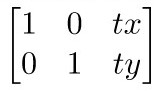
#> input picture intern-basics/Introduction to OpenCV/trans.jpg, 159 x 91 px, given in place of opencv.png, which was not available
$ jupyter execute --allow-errors 'OpenCV Introduction.ipynb'   (shell and % lines are left out)   (Python 2 division)   (older library calls are emulated)   (text cells are left out)
#> lines starting #> are read from the running program, lines starting #| are printed output that depends on the picture; after the words box and inside, x2 and y2 are one past the last pixel; in counts of white or black regions, pixels touching at a corner belong together; pictures that were not available may be replaced by others from this repository, and a replacement may not be noted
[cell 1]
from IPython.core.display import Image
Image('opencv.png')

[cell 2]
import cv2
import numpy as np

img = cv2.imread('opencv.png')
#> img is the input picture: shape (91, 159, 3); min 0, max 255, mean 238.4

#> (a cell that did not finish here is left out)

[cell 4]
img_gray = cv2.imread('opencv.png', cv2.CV_LOAD_IMAGE_GRAYSCALE)
#> img_gray: shape (91, 159); min 0, max 255, mean 238.4
#> (the rest of this cell did not finish here and is left out)

[cell 5]
print img.shape
#| (91, 159, 3)

[cell 6]
print img_gray.shape
#| (91, 159)

[cell 7]
print img.dtype
#| uint8

[cell 8]
%pylab inline
icon = img[31:140, 140:260]
#> (the rest of this cell did not finish here and is left out)

[cell 9]
b, g, r = cv2.split(img)
img = cv2.merge((b, g, r))

[cell 10]
b = img[:, :, 0]
g = img[:, :, 1]
r = img[:, :, 2]

[cell 11]
cats1 = cv2.imread('cats1.jpg')
cats2 = cv2.imread('cats2.jpg')
#> (the rest of this cell did not finish here and is left out)

#> (a cell that did not finish here is left out)

[cell 13]
x = np.uint8([250])
y = np.uint8([10])
print cv2.add(x, y)

[cell 14]
# OpenCV: 250 + 10 = 255
print cv2.add(x, y)

[cell 15]
# NumPy: 250 + 10 = 260 % 256 = 4
print x + y

#> (a cell that did not finish here is left out)

[cell 17]
cats = cv2.imread('cats1.jpg', cv2.CV_LOAD_IMAGE_GRAYSCALE)

import matplotlib.cm as cm
imshow(cats, cmap = cm.gray)
#> (this line was passed over: IPython is not available in this run)

[cell 18]
hist_edges = cv2.calcHist([cats], [0], None, [256], [0, 256])
#> hist_edges = 256 values, max 10327 at index 255, min 0 at index 22, mean 56.52

[cell 19]
hist_edges, bins = np.histogram(cats.ravel(), 256, [0, 256])
#> bins = 257 values from 0 to 256

[cell 20]
hist(cats.ravel(), 256, [0, 256])
#> (this line was passed over: IPython is not available in this run)

[cell 21]
img = cv2.imread('wiki.jpg', cv2.CV_LOAD_IMAGE_GRAYSCALE)
imshow(img, cmap = cm.gray)
#> (this line was passed over: IPython is not available in this run)

#> (a cell that did not finish here is left out)

[cell 23]
equ = cv2.equalizeHist(img)
res = np.hstack((img, equ))
imshow(res, cmap = cm.gray)
#> (this line was passed over: IPython is not available in this run)

#> (a cell that did not finish here is left out)

[cell 25]
img = cv2.imread('bwgradient.jpg', cv2.CV_LOAD_IMAGE_GRAYSCALE)
imshow(img, cmap = cm.gray)
#> (this line was passed over: IPython is not available in this run)

[cell 26]
ret, t1 = cv2.threshold(img, 127, 255, cv2.THRESH_BINARY)
ret, t2 = cv2.threshold(img, 127, 255, cv2.THRESH_BINARY_INV)
ret, t3 = cv2.threshold(img, 127, 255, cv2.THRESH_TRUNC)
ret, t4 = cv2.threshold(img, 127, 255, cv2.THRESH_TOZERO)
ret, t5 = cv2.threshold(img, 127, 255, cv2.THRESH_TOZERO_INV)

titles = ['Original', 'BINARY', 'BINARY_INV', 'TRUNC', 'TOZERO', 'TOZERO_INV']
images = [img, t1, t2, t3, t4, t5]

#> (the rest of this cell did not finish here and is left out)

[cell 27]
img = cv2.imread('opencv.png', cv2.CV_LOAD_IMAGE_GRAYSCALE)
imshow(img, cmap = cm.gray)
#> (this line was passed over: IPython is not available in this run)

[cell 28]
ret, t1 = cv2.threshold(img, 127, 255, cv2.THRESH_BINARY)
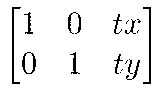
#> t1: shape (91, 159); 93.4% white; black in thin lines or dots, all inside (x1, y1, x2, y2) = (12, 7, 151, 84)
t2 = cv2.adaptiveThreshold(img, 255, cv2.ADAPTIVE_THRESH_MEAN_C, cv2.THRESH_BINARY, 11, 2)
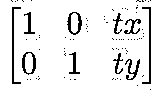
#> t2: shape (91, 159); 91.3% white; black in thin lines or dots, all inside (x1, y1, x2, y2) = (11, 0, 151, 90)
t3 = cv2.adaptiveThreshold(img, 255, cv2.ADAPTIVE_THRESH_GAUSSIAN_C, cv2.THRESH_BINARY, 11, 2)
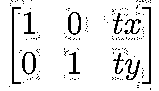
#> t3: shape (91, 159); 91% white; black in thin lines or dots, all inside (x1, y1, x2, y2) = (9, 0, 151, 90)

titles = ['Original', 'BINARY', 'Adaptive Mean', 'Adaptive Gaussian']
images = [img, t1, t2, t3]

#> (the rest of this cell did not finish here and is left out)

[cell 29]
cats = cv2.imread('cats1.jpg')
kernel = np.ones((5, 5), np.float32) / 25

# Average smoothing: takes the average of all pixels under the filter
dst = cv2.filter2D(cats, -1, kernel)
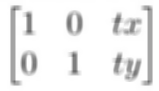
#> dst: shape (91, 159, 3); min 104, max 255, mean 238.4

subplot(121)
#> (this line was passed over: IPython is not available in this run)
imshow(cats)
title('Original')
subplot(122)
imshow(dst)
title('Averaging')
